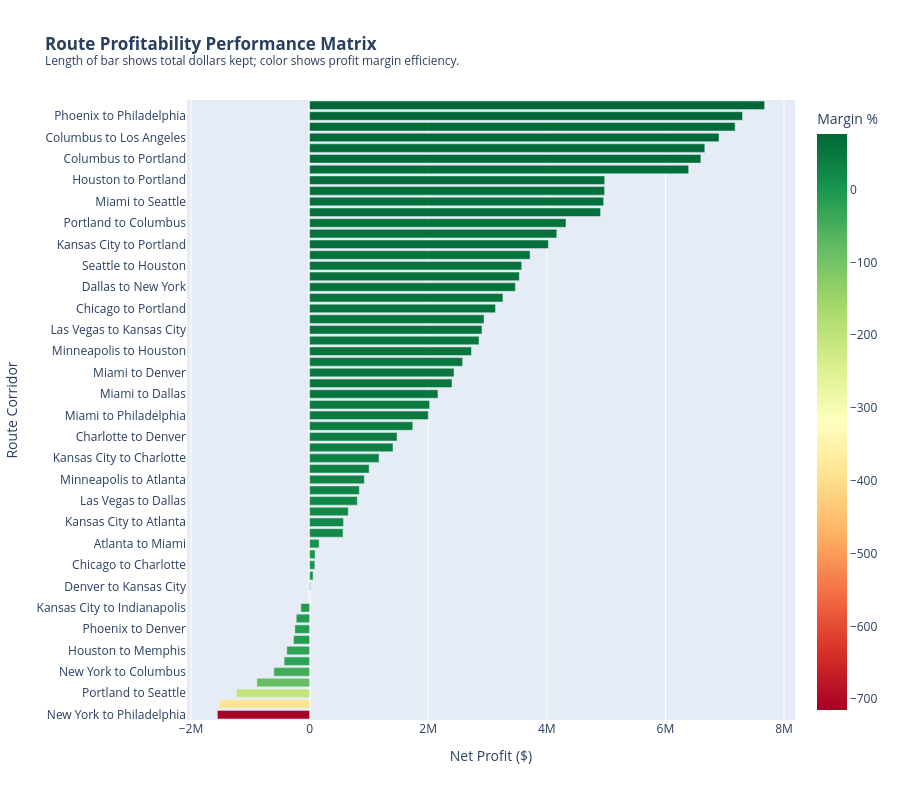

The notebook cell this image was saved under:
### Code cell
fig_profit = px.bar(
    df_route_master, 
    x='net_profit', 
    y='city_pair', 
    orientation='h',
    color='profit_margin_pct',
    color_continuous_scale='RdYlGn',
    labels={'city_pair': 'Route Corridor', 'net_profit': 'Net Profit ($)', 'profit_margin_pct': 'Margin %'},
    title='<b>Route Profitability Performance Matrix</b><br><sup>Length of bar shows total dollars kept; color shows profit margin efficiency.</sup>',
    height=800
)

# Clean up layout formatting
fig_profit.update_layout(yaxis={'categoryorder':'total ascending'}, coloraxis_showscale=True)
fig_profit.show()

### Figure 1 — Plotly figure (JSON) as saved in the notebook; plotly's stock layout.template omitted (floating-point values rounded to 4 significant figures)
{"data": [{"hovertemplate": "Net Profit ($)=%{x}<br>Route Corridor=%{y}<br>Margin %=%{marker.color}<extra></extra>", "legendgroup": "", "marker": {"color": [-13.46, 7.425, 65.27, 57.85, 59.63, 4.216, 57.75, 34.44, 22.29, -714.8, -43.64, 74.83, -14.87, 45.31, -386.2, 76.21, 21.63, 2.882, 47.37, 50.0, 65.52, -24.94, 52.1, 45.77, 65.91, 49.63, 36.68, 57.38, 67.18, 63.88, 0.5306, 62.96, -205.5, 59.52, 26.86, -84.95, 56.5, 57.53, 29.5, 58.74, 57.04, 73.48, 40.78, 71.91, 4.42, 72.67, -26.96, 68.83, 30.47, 0.04145, 51.12, -13.92, 22.63, 52.17, 56.89, 64.59, 35.41, -8.787], "coloraxis": "coloraxis", "pattern": {"shape": ""}}, "name": "", "orientation": "h", "showlegend": false, "textposition": "auto", "type": "bar", "x": [-225400.0, 160000.0, 4975000.0, 3135000.0, 3718000.0, 88760.0, 3470000.0, 1004000.0, 563600.0, -1555000.0, -603200.0, 7301000.0, -248700.0, 1740000.0, -1519000.0, 7673000.0, 651800.0, 58310.0, 2024000.0, 2856000.0, 4976000.0, -384700.0, 2164000.0, 2002000.0, 4959000.0, 2435000.0, 1407000.0, 3577000.0, 6393000.0, 4907000.0, 11180.0, 4169000.0, -1233000.0, 4324000.0, 803400.0, -889900.0, 3260000.0, 2907000.0, 922800.0, 3537000.0, 2729000.0, 6665000.0, 1475000.0, 7176000.0, 92690.0, 6905000.0, -430100.0, 6598000.0, 838700.0, 842.3, 2580000.0, -271700.0, 572400.0, 2402000.0, 2942000.0, 4026000.0, 1171000.0, -147800.0], "xaxis": "x", "y": ["Atlanta to Chicago", "Atlanta to Miami", "Chicago to Los Angeles", "Chicago to Portland", "Chicago to Las Vegas", "Chicago to Charlotte", "Dallas to New York", "Dallas to Denver", "Dallas to Indianapolis", "New York to Philadelphia", "New York to Columbus", "Phoenix to Philadelphia", "Phoenix to Denver", "Phoenix to Kansas City", "Philadelphia to New York", "Philadelphia to Seattle", "Philadelphia to Minneapolis", "Philadelphia to Indianapolis", "Houston to Detroit", "Houston to Seattle", "Houston to Portland", "Houston to Memphis", "Miami to Dallas", "Miami to Philadelphia", "Miami to Seattle", "Miami to Denver", "Detroit to Houston", "Seattle to Houston", "Seattle to Charlotte", "Seattle to Indianapolis", "Denver to Kansas City", "Portland to Detroit", "Portland to Seattle", "Portland to Columbus", "Las Vegas to Dallas", "Las Vegas to Los Angeles", "Las Vegas to New York", "Las Vegas to Kansas City", "Minneapolis to Atlanta", "Minneapolis to Los Angeles", "Minneapolis to Houston", "Charlotte to Seattle", "Charlotte to Denver", "Charlotte to Portland", "Charlotte to Memphis", "Columbus to Los Angeles", "Columbus to Philadelphia", "Columbus to Portland", "Columbus to Minneapolis", "Columbus to Kansas City", "Memphis to Los Angeles", "Memphis to Minneapolis", "Kansas City to Atlanta", "Kansas City to Los Angeles", "Kansas City to Miami", "Kansas City to Portland", "Kansas City to Charlotte", "Kansas City to Indianapolis"], "yaxis": "y"}], "layout": {"barmode": "relative", "coloraxis": {"colorbar": {"title": {"text": "Margin %"}}, "colorscale": [[0, "rgb(165,0,38)"], [0.1, "rgb(215,48,39)"], [0.2, "rgb(244,109,67)"], [0.3, "rgb(253,174,97)"], [0.4, "rgb(254,224,139)"], [0.5, "rgb(255,255,191)"], [0.6, "rgb(217,239,139)"], [0.7, "rgb(166,217,106)"], [0.8, "rgb(102,189,99)"], [0.9, "rgb(26,152,80)"], [1, "rgb(0,104,55)"]], "showscale": true}, "height": 800, "legend": {"tracegroupgap": 0}, "title": {"text": "<b>Route Profitability Performance Matrix</b><br><sup>Length of bar shows total dollars kept; color shows profit margin efficiency.</sup>"}, "xaxis": {"anchor": "y", "domain": [0, 1], "title": {"text": "Net Profit ($)"}}, "yaxis": {"anchor": "x", "categoryorder": "total ascending", "domain": [0, 1], "title": {"text": "Route Corridor"}}}}
